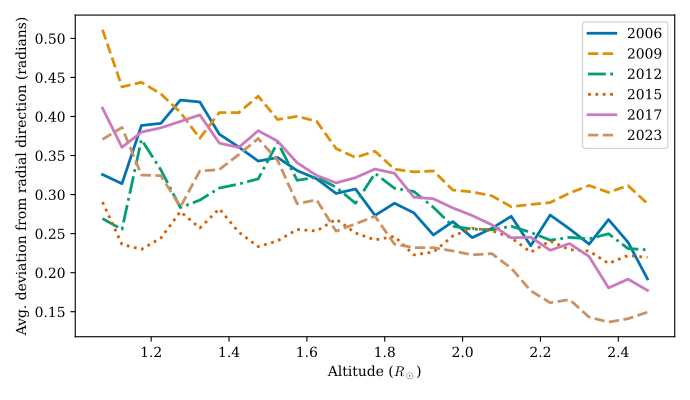

Reproduce this figure in Python.
#This script is for the comparison of field line shapes, with the ability to generate new fields as it goes, one hopes.
#As the real data is quite messy I think taking the average values in radial and poloidal bins BUT blocking some of them out is probably a good idea.
#That should provide a nicer comparison between the nice eclipses and the nasty eclipses.
#Need to produce a new field line seed distributor too, as just in-plane isn't really up to the job
import matplotlib.pyplot as plt
import numpy as np
import outflowpy
import astropy.constants as const
from astropy.time import Time
import sunpy
import cv2 as cv
from scipy.ndimage import gaussian_filter, gaussian_filter1d
import seaborn as sns
from matplotlib.collections import LineCollection
from matplotlib.colors import Normalize
from cycler import cycler

plt.rcParams.update({
    "text.usetex": False,
    "mathtext.fontset": "cm",  # LaTeX-like Computer Modern
    "font.family": "serif",
})

colors = sns.color_palette('colorblind')

cmap = sns.color_palette("magma", as_cmap=True)
plt.rcParams['axes.prop_cycle'] = cycler('linestyle', ['-', '--', '-.', ':'])


def determine_monotonic_sections(rs, length_limit = 50):
    #Use this to separate out the bits of field lines which are probably those which we care about. Some may loop back on each other and things, which is undesirable.
    #This just returns the start and end of the longest 'monotonic' section
    section_ends = []
    updown = -1 #Whether it's going up or down. Doesn't really matter overall
    for i, ri in enumerate(rs[:-1]):
        if i == 0:
            section_ends.append(i)
            updown = np.sign(rs[i+1] - rs[i])
        else:
            if np.sign(rs[i+1] - rs[i]) != updown:
                section_ends.append(i)
                updown = np.sign(rs[i+1] - rs[i])
    section_ends.append(len(rs))
    #section_ends are now all the points at which the line changes direction
    #They need to be filtered for noise a bit... Lots of wiggling in some of the lines
    sections = []
    for test_section in range(len(section_ends) - 1):
        if section_ends[test_section+1] - section_ends[test_section] > length_limit:
            sections.append([section_ends[test_section], section_ends[test_section+1]])

    return sections

#Histograms may be hard
def make_angle_histogram(flines, bin_resolution = 10, num = 0, resolution = 512):
    #Histogram bin sizes (to be incorporated somewhere proper later on). Doesn't really matter as long as it's consistent.

    nbins_r = bin_resolution
    nbins_theta = bin_resolution

    rbins = np.linspace(1.0, 2.5, nbins_r + 1)
    thetabins = np.linspace(0.0, 2*np.pi, nbins_theta + 1)

    def find_radius(x,y):
        #Given coordinates x, y, determine the radius in suns
        return np.sqrt(x**2 + y**2)


    histogram_sum = np.zeros((nbins_r, nbins_theta))
    histogram_count = np.zeros((nbins_r, nbins_theta))
    xs, ys, cs = [], [], []
    for line in flines:
        #For every point along the line, log the position (do angle from the top, clockwise?. Maybe just arctan2 is best) and the angle
        for i in range(1,len(line[0])-1):

            x, y = line[0][i], line[1][i]
            angle = np.arctan2(y, x)
            x_up, y_up     = line[0][i+1], line[1][i+1]
            x_down, y_down = line[0][i-1], line[1][i-1]

            dx = x_up - x_down
            dy = y_up - y_down

            #Calculate angle using cosine similarity
            top = np.abs(x*dx + y*dy)
            bottom = np.sqrt(x**2 + y**2)*np.sqrt(dx**2 + dy**2)

            dangle = np.arccos(top/bottom)

            radial_difference = dangle

            #This bit for binning
            real_angle = np.arctan2(x, y) + np.pi
            radius = find_radius(x, y)

            if radius > 1.0 and radius < 2.5:
                r_index = int(nbins_r*((radius - rbins[0])/(rbins[-1] - rbins[0])))
                theta_index = int(nbins_theta*((real_angle - thetabins[0])/(thetabins[-1] - thetabins[0])))
                histogram_count[r_index, theta_index%nbins_theta] += 1
                histogram_sum[r_index, theta_index%nbins_theta] += radial_difference

    #Filter the histogram values with too few in them, or will get spuriousity
    min_value = 10
    zero_mask = histogram_count < min_value
    histogram_sum[zero_mask] = 0
    histogram_count[zero_mask] = 1e-6

    histogram_mean = histogram_sum/histogram_count   #This is the number to care about, not the individual values
    histogram_count[histogram_count >= min_value] = 1  #Remove this weighting

    return histogram_mean, histogram_count

def find_decent_lines(resolution, image_title, year, doplots = True):
    #Let's run through a load of parameters and see what happens...'
    #Uses the edge detection algorithm to return a list of the lines which are worth having a look at
    def find_radius(x,y):
        #Given coordinates x, y, determine the radius in suns
        x_coord = 5.0*(x - resolution//2)/resolution
        y_coord = 5.0*(y - resolution//2)/resolution
        return np.sqrt(x_coord**2 + y_coord**2)

    all_lines = []
    img = cv.imread(image_title, cv.IMREAD_GRAYSCALE)
    img= cv.resize(img, (resolution , resolution), interpolation=cv.INTER_LINEAR)
    img_original = img.copy()

    smooth_factor = 1
    line_smoothing = 2 #Applies Gaussian filter to the individual lines, to make angle appraisal more accurate
    lowpass_smoothing = 5
    tests = np.linspace(50,1000,1)

    brightness_scale = 105.

    scale_factor = brightness_scale/np.mean(img)
    img = scale_factor*img
    img = gaussian_filter(img.copy(),1)
    img = np.clip(img,0,255)
    img = img.astype(np.uint8)

    t_lower = 60; t_upper = 250
    aperture_size = 5
    edges = cv.Canny(img,t_lower, t_upper, apertureSize = aperture_size, L2gradient = True)

    #Look for contours?
    contours, _ = cv.findContours(edges, cv.RETR_EXTERNAL, cv.CHAIN_APPROX_NONE)
    qualities = []  #Invent some kind of measure of the quality of the field lines.
    #Number above a certain length in the outward direction
    eclipse_lines = []
    for ci, contour in enumerate(contours):
        if len(contour) > 1:
            xs, ys = np.array(contour)[:,:,0], np.array(contour)[:,:,1]
            rs = find_radius(xs, ys)
            #Flip y coordinate, because image
            sections = determine_monotonic_sections(rs, length_limit = 0)
            for section in sections:
                #These are the actual ones to plot, and the parameters can be optimised based upon them
                dr = np.abs(rs[section[1]-1] - rs[section[0]])
                if section[1] - section[0] > 20 and np.max(rs[section[0]:section[1]]) > 1.05 and np.min(rs[section[0]:section[1]]) < 2.45:
                    line_xs = np.array([x[0] for x in xs[section[0]:section[1]]]).astype(float)
                    line_ys = np.array([y[0] for y in ys[section[0]:section[1]]]).astype(float)
                    #Apply smoothing here before saving out.
                    line_xs = gaussian_filter1d(line_xs, sigma = line_smoothing)
                    line_ys = gaussian_filter1d(line_ys, sigma = line_smoothing)
                    eclipse_lines.append([line_xs, line_ys])
                qualities.append(dr)

    qualities = np.array(qualities)
    nabove = len(qualities[qualities > 0.5])
    print('Avg. line length and number of long lines', np.mean(qualities), nabove)

    transformed_lines = []

    def absangle(ang1, ang2):
        #Find the minimum distance between two angles.
        raw_diff = abs(ang1 - ang2)
        if raw_diff > np.pi:
            diff = 2*np.pi - np.pi
        else:
            diff = raw_diff

        if diff < np.pi/2:
            return diff
        else:
            return np.pi - diff

    def pt_to_xy(pt):
        return 5.0*(pt[0] - resolution/2)/resolution, -5.0*(pt[1] - resolution/2)/resolution
    #Determine the radialness of these lines
    for line in eclipse_lines[:]:
        line_xs = 2*2.5*(np.array(line)[0,:] - resolution/2)/resolution
        line_ys = -2*2.5*(np.array(line)[1,:] - resolution/2)/resolution
        xs, ys, cs = [], [], []

        if True:#line_xs[0]**2 + line_ys[0]**2 < line_xs[-1]**2 + line_ys[-1]**2:
            #  #Reverse the direction, for consistency. So they always go outwards. Not really necessary but meh.
            # line[0] = line[0][::-1]
            # line[1] = line[1][::-1]
            #For every point along the line, log the position (do angle from the top, clockwise?. Maybe just arctan2 is best) and the angle

            transformed_lines.append([line_xs, line_ys])

            for i in range(1,len(line[0])-1):

                x, y = pt_to_xy([line[0][i], line[1][i]])
                #x = line[0][i] - resolution/2; y = -1.0*(line[1][i] - resolution/2)
                angle = np.arctan2(y, x)
                x_up, y_up     = pt_to_xy([line[0][i+1], line[1][i+1]])
                x_down, y_down = pt_to_xy([line[0][i-1], line[1][i-1]])

                dx = x_up - x_down
                dy = y_up - y_down
                #Make sure that the angle is always less than pi/2, as it doesn't matter which direction the line was traced.


                #Calculate angle using cosine similarity
                top = np.abs(x*dx + y*dy)
                bottom = np.sqrt(x**2 + y**2)*np.sqrt(dx**2 + dy**2)

                dangle = np.arccos(top/bottom)

                #dangle = np.arctan2(dy, dx) + np.pi #This is the direction. Which could be off by pi/2, I suppose.

                #Pick the angle opposite this if necessary. They should be close
                radial_difference = dangle#absangle(angle, dangle)

                xs.append(x); ys.append(y); cs.append(radial_difference)

    return transformed_lines

def find_real_angle_distribution(eclipse_year, counter, doplots = True):
    r"""
    Produces an array of the average field line angles for a given eclipse year.
    Also outputs a mask of the areas to be ignored as they don't contain enough data, to allow for a fair comparison with the synthetic eclipses
    """
    resolution = 512
    eclipse_image_root = './data/eclipse_images/'
    img_title = f"{eclipse_image_root}{eclipse_year}_eclipse.png"

    fieldlines = find_decent_lines(resolution, img_title, eclipse_year)

    nbins = 30
    bin_means, bin_mask = make_angle_histogram(fieldlines, nbins)

    rbins = np.linspace(1.0, 2.5, nbins + 1)
    thetabins = np.linspace(0.0, 2*np.pi, nbins + 1)
    cmap.set_bad(color = 'white')
    bin_means[bin_mask < 0.5] = np.nan
    rcs = 0.5*(rbins[1:] + rbins[:-1])

    radial_distribution = np.zeros(nbins)
    #Take the average of the not-nans in each dimension
    for ri in range(nbins):
        nvalues = nbins - np.isnan(bin_means[ri,:]).sum()
        if nvalues > 0:
            radial_distribution[ri] = np.nansum(bin_means[ri,:])/nvalues
        else:
            radial_distribution[ri] = np.nan

    plt.plot(rcs[1:], radial_distribution[1:], c = colors[counter%10], label = eclipse_year, linewidth = 2.0)

years = [2006,2008,2009,2010,2012,2013,2015,2016,2017,2019,2023,2024]

years = [2006,2009,2012,2015,2017,2023]

fig = plt.figure(figsize = (6.9, 4.0))

for yi, year in enumerate(years):
    find_real_angle_distribution(year, yi)
plt.legend()
plt.xlabel('Altitude ($R_\odot$)')
plt.ylabel('Avg. deviation from radial direction (radians)')
plt.tight_layout()
plt.savefig('9_radial_asheight.pdf')
plt.show()
plt.close()
